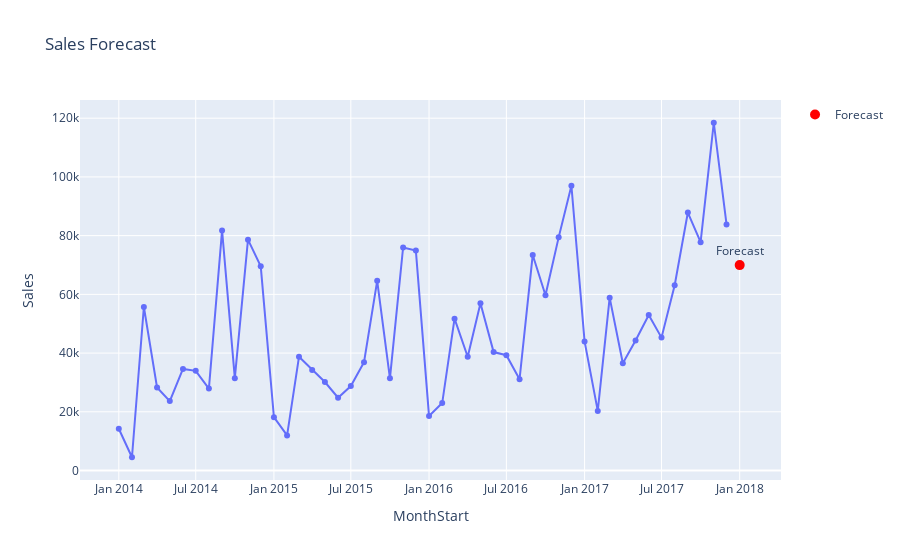

The notebook cell this image was saved under:
### Code cell
from sklearn.linear_model import LinearRegression
import numpy as np

# Prepare monthly sales data
monthly_sales = df.groupby('MonthStart', as_index=False)['Sales'].sum().sort_values('MonthStart')
monthly_sales['Month_Index'] = range(len(monthly_sales))  # time index

# Features (X) and target (y)
X = monthly_sales[['Month_Index']]
y = monthly_sales['Sales']

# Train the model
model = LinearRegression()
model.fit(X, y)

# Predict next month
next_month_index = monthly_sales['Month_Index'].max() + 1
predicted_sales = model.predict(np.array([[next_month_index]]))[0]

print(f"📈 Predicted Sales for Next Month: ${predicted_sales:,.2f}")

# Visualization of prediction
fig_forecast = px.line(monthly_sales, x='MonthStart', y='Sales', title="Sales Forecast", markers=True)
# Add predicted point
forecast_date = monthly_sales['MonthStart'].max() + pd.DateOffset(months=1)
fig_forecast.add_scatter(x=[forecast_date], y=[predicted_sales],
                         mode='markers+text', name='Forecast',
                         text=["Forecast"], textposition="top center",
                         marker=dict(color='red', size=10))
fig_forecast.show()

### Figure 1 — Plotly figure (JSON) as saved in the notebook; plotly's stock layout.template omitted (floating-point values rounded to 4 significant figures)
{"data": [{"hovertemplate": "MonthStart=%{x}<br>Sales=%{y}<extra></extra>", "legendgroup": "", "line": {"color": "#636efa", "dash": "solid"}, "marker": {"symbol": "circle"}, "mode": "lines+markers", "name": "", "orientation": "v", "showlegend": false, "type": "scatter", "x": ["2014-01-01T00:00:00", "2014-02-01T00:00:00", "2014-03-01T00:00:00", "2014-04-01T00:00:00", "2014-05-01T00:00:00", "2014-06-01T00:00:00", "2014-07-01T00:00:00", "2014-08-01T00:00:00", "2014-09-01T00:00:00", "2014-10-01T00:00:00", "2014-11-01T00:00:00", "2014-12-01T00:00:00", "2015-01-01T00:00:00", "2015-02-01T00:00:00", "2015-03-01T00:00:00", "2015-04-01T00:00:00", "2015-05-01T00:00:00", "2015-06-01T00:00:00", "2015-07-01T00:00:00", "2015-08-01T00:00:00", "2015-09-01T00:00:00", "2015-10-01T00:00:00", "2015-11-01T00:00:00", "2015-12-01T00:00:00", "2016-01-01T00:00:00", "2016-02-01T00:00:00", "2016-03-01T00:00:00", "2016-04-01T00:00:00", "2016-05-01T00:00:00", "2016-06-01T00:00:00", "2016-07-01T00:00:00", "2016-08-01T00:00:00", "2016-09-01T00:00:00", "2016-10-01T00:00:00", "2016-11-01T00:00:00", "2016-12-01T00:00:00", "2017-01-01T00:00:00", "2017-02-01T00:00:00", "2017-03-01T00:00:00", "2017-04-01T00:00:00", "2017-05-01T00:00:00", "2017-06-01T00:00:00", "2017-07-01T00:00:00", "2017-08-01T00:00:00", "2017-09-01T00:00:00", "2017-10-01T00:00:00", "2017-11-01T00:00:00", "2017-12-01T00:00:00"], "xaxis": "x", "y": [14240.0, 4520.0, 55690.0, 28300.0, 23650.0, 34600.0, 33950.0, 27910.0, 81780.0, 31450.0, 78630.0, 69550.0, 18170.0, 11950.0, 38730.0, 34200.0, 30130.0, 24800.0, 28770.0, 36900.0, 64600.0, 31400.0, 75970.0, 74920.0, 18540.0, 22980.0, 51720.0, 38750.0, 56990.0, 40340.0, 39260.0, 31120.0, 73410.0, 59690.0, 79410.0, 97000.0, 43970.0, 20300.0, 58870.0, 36520.0, 44260.0, 52980.0, 45260.0, 63120.0, 87870.0, 77780.0, 118400.0, 83830.0], "yaxis": "y"}, {"marker": {"color": "red", "size": 10}, "mode": "markers+text", "name": "Forecast", "text": ["Forecast"], "textposition": "top center", "type": "scatter", "x": ["2018-01-01T00:00:00"], "y": [69960.0]}], "layout": {"legend": {"tracegroupgap": 0}, "title": {"text": "Sales Forecast"}, "xaxis": {"anchor": "y", "domain": [0, 1], "title": {"text": "MonthStart"}}, "yaxis": {"anchor": "x", "domain": [0, 1], "title": {"text": "Sales"}}}}
